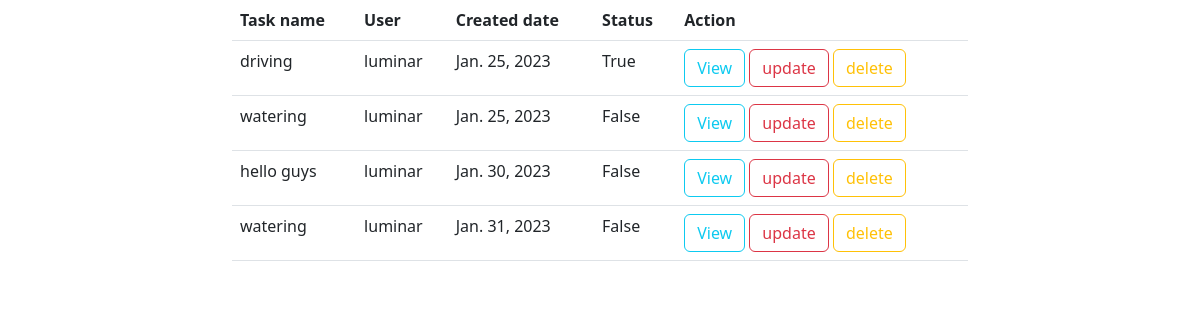
/task/list (signed in), run on the app's committed database.
### api/models.py (models this page shows, shortened)
class Task(models.Model):
    task_name=models.CharField(max_length=200)
    user=models.ForeignKey(User,on_delete=models.CASCADE)
    created_date=models.DateField(auto_now_add=True)
    status=models.BooleanField(default=False)

### taskweb/views.py (the view)
# urls.py: path("task/list",views.TaskListView.as_view(),name="task-list"),
@method_decorator(signin_required,name="dispatch")
class TaskListView(View):
    def get(self,request,*args,**kw):
        qs=Task.objects.filter(user=request.user)
        return render(request,"task-list.html",{"tasks":qs})

### taskweb/views.py (called while the page is built)
def signin_required(fn):
    def wrapper(request,*args,**kw):
        if not request.user.is_authenticated:
            return redirect('signin')
        else:
            return fn(request,*args,**kw)
    return wrapper

### taskweb/templates/task-list.html (shortened to what this page needs)
<!DOCTYPE html>
<html lang="en">
<head>
    <link href="https://cdn.jsdelivr.net/npm/bootstrap@5.3.0-alpha1/dist/css/bootstrap.min.css" rel="stylesheet">
</head>
<body>
    <div class="container">
        <div class="row">
            <div class="col-2"></div>
            <div class="col-8">
                <table class="table">
                    <tr>
                        <th>Task name</th>
                        <th>User</th>
                        <th>Created date</th>
                        <th>Status</th>
                        <th>Action</th>
                    </tr>
                    {%for t in tasks%}
                    <tr>
                        <td>{{t.task_name}}</td>
                        <td>{{t.user}}</td>
                        <td>{{t.created_date}}</td>
                        <td>{{t.status}}</td>
                        <td>
                            <a href="{% url 'task-det' t.id %}" class="btn btn-outline-info">View</a>
                            <a href="{% url 'task-edit' t.id%}" class="btn btn-outline-danger">update</a>
                            <a href="{% url 'task-del' t.id %}" class="btn btn-outline-warning">delete</a>
                        </td>
                    </tr>
                    {%endfor%}
                </table>
            </div>
            <div class="col-2"></div>
        </div>
    </div>
</body>
</html>

### data on the page
Task: task_name "driving", user "luminar", created_date "Jan. 25, 2023", status "True"
Task: task_name "watering", user "luminar", created_date "Jan. 25, 2023", status "False"
Task: task_name "hello guys", user "luminar", created_date "Jan. 30, 2023", status "False"
Task: task_name "watering", user "luminar", created_date "Jan. 31, 2023", status "False"
